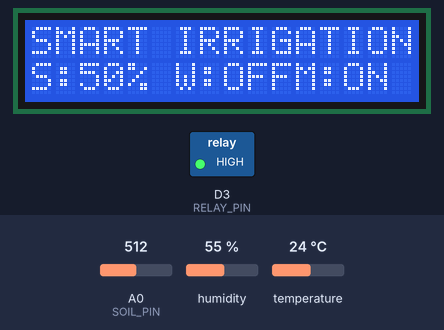
Recording of a sketch running on a simulated ESP8266 (NodeMCU). Shown: 16×2 character LCD, switched loads named in the sketch (green lamp = pin HIGH). Inputs (shaded band) come from the test bench; at power-on: A0 (SOIL_PIN) = 512, humidity 55 %, temperature 24 °C. WiFi joins after 1.5 s; servers stay silent unless stated.

Above: at 3.5 s.
3.6 s: A0 (SOIL_PIN) set to 704
At 4.9 s:
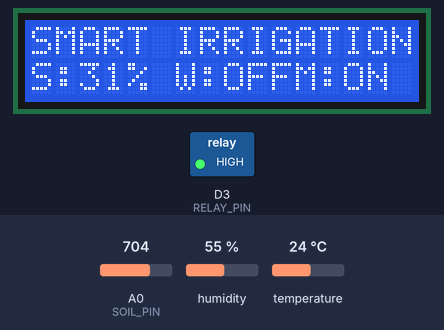
5.4 s: A0 (SOIL_PIN) set to 735
At 6.4 s:
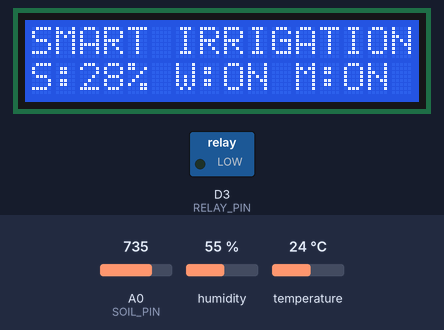
7.4 s: A0 (SOIL_PIN) set to 909
At 9.1 s:
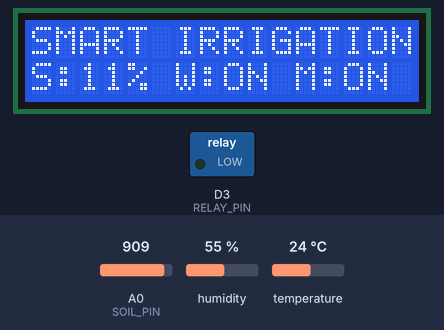
9.4 s: A0 (SOIL_PIN) set to 935
At 10.9 s:
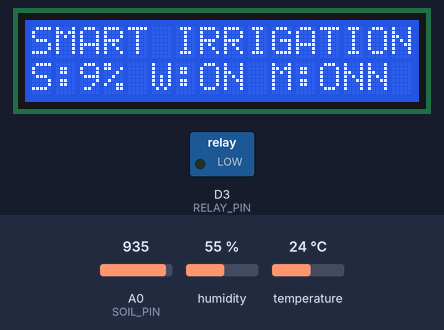
11.4 s: A0 (SOIL_PIN) set to 511
At 13.3 s:
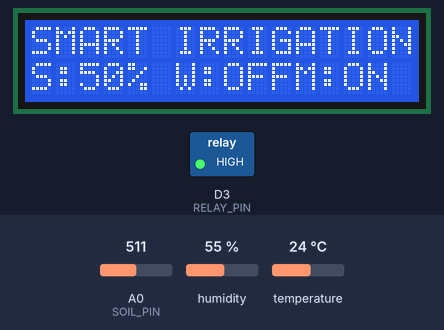
Timing chart, 0 to 14.4 s (numbered marks = the images above; inputs shaded):
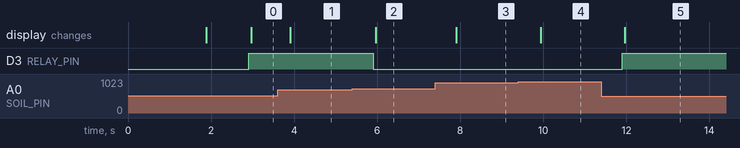

Measured:
- the behaviour switches between 721 and 722 on A0 (SOIL_PIN) (found by bisection; images 1 and 2)
- the behaviour switches between 926 and 927 on A0 (SOIL_PIN) (found by bisection; images 3 and 4)
- after the input at 3.6 s, the display: changes after 0.30 s (image 1)
- after the input at 5.4 s, D3 (RELAY_PIN): HIGH → LOW after 0.51 s; the display: changes after 0.57 s (image 2)
- after the input at 7.4 s, the display: changes after 0.50 s (image 3)
- after the input at 9.4 s, the display: changes after 0.54 s (image 4)
- after the input at 11.4 s, D3 (RELAY_PIN): LOW → HIGH after 0.51 s; the display: changes after 0.57 s (image 5)

The sketch:

SMART_IRRIGATION.ino
```cpp
#define BLYNK_TEMPLATE_ID "TMPL31uokKOR1"
#define BLYNK_TEMPLATE_NAME "Smart Irrigation"
#define BLYNK_PRINT Serial

#include <LiquidCrystal_I2C.h>
#include <ESP8266WiFi.h>
#include <BlynkSimpleEsp8266.h>
#include <DHT.h>

// Blynk credentials
char auth[] = "zcXdcyxdPQWT4yjN2RUYKC_kddo9zaHs";
char ssid[] = "Priyanka";
char pass[] = "priya322";

// LCD setup
LiquidCrystal_I2C lcd(0x27, 16, 2);

// Pin definitions
#define SOIL_PIN A0
#define PIR_PIN D5
#define RELAY_PIN D3
#define DHT_PIN D4
#define DHTTYPE DHT11
DHT dht(DHT_PIN, DHTTYPE);

// Blynk Virtual Pins
#define VPIN_TEMP V0
#define VPIN_HUM V1
#define VPIN_SOIL V3
#define VPIN_MOTION_LED V5
#define VPIN_RELAY_BUTTON V12
#define VPIN_PIR_TOGGLE V6

BlynkTimer timer;
WidgetLED motionLED(VPIN_MOTION_LED);

int relayState = LOW;
int pirToggle = 0;
int soilMoisture = 100;
bool motionDetected = false;

void setup() {
  Serial.begin(9600);
  lcd.begin();
  lcd.backlight();

  pinMode(PIR_PIN, INPUT);
  pinMode(RELAY_PIN, OUTPUT);
  digitalWrite(RELAY_PIN, relayState);

  Blynk.begin(auth, ssid, pass, "blynk.cloud", 80);
  dht.begin();

  lcd.setCursor(0, 0);
  lcd.print("SMART IRRIGATION");

  timer.setInterval(1000L, readDHT);
  timer.setInterval(1000L, readSoilMoisture);
  timer.setInterval(1000L, readPIR);
}

void readDHT() {
  float h = dht.readHumidity();
  float t = dht.readTemperature();

  if (isnan(h) || isnan(t)) {
    Serial.println("DHT read failed");
    return;
  }

  Blynk.virtualWrite(VPIN_TEMP, t);
  Blynk.virtualWrite(VPIN_HUM, h);
}

void readSoilMoisture() {
  int value = analogRead(SOIL_PIN);
  soilMoisture = map(value, 0, 1024, 100, 0); // 100 = wet, 0 = dry
  Blynk.virtualWrite(VPIN_SOIL, soilMoisture);

  // Auto control
  if (soilMoisture < 30) {
    relayState = LOW; // Motor ON
  } else {
    relayState = HIGH; // Motor OFF
  }

  digitalWrite(RELAY_PIN, relayState);
  Blynk.virtualWrite(VPIN_RELAY_BUTTON, relayState);
  updateLCD();
}

void readPIR() {
  if (pirToggle == 1) {
    motionDetected = digitalRead(PIR_PIN);
    if (motionDetected) {
      Blynk.logEvent("motion_detected", "WARNING! Motion Detected!");
      motionLED.on();
    } else {
      motionLED.off();
    }
  } else {
    motionDetected = false;
    motionLED.off();
  }
  updateLCD();
}

void updateLCD() {
  lcd.setCursor(0, 0);
  lcd.print("SMART IRRIGATION");

  lcd.setCursor(0, 1);
  lcd.print("S:");
  if (soilMoisture < 0) lcd.print(" "); // extra space for alignment
  lcd.print(soilMoisture);
  lcd.print("% ");

  lcd.print(relayState == LOW ? "W:ON " : "W:OFF");

  lcd.print(motionDetected ? "M:ON " : "M:ON");
}

BLYNK_WRITE(VPIN_RELAY_BUTTON) {
  relayState = param.asInt();
  digitalWrite(RELAY_PIN, relayState);
  updateLCD();
}

BLYNK_WRITE(VPIN_PIR_TOGGLE) {
  pirToggle = param.asInt();
}

BLYNK_CONNECTED() {
  Blynk.syncVirtual(VPIN_RELAY_BUTTON);
  Blynk.syncVirtual(VPIN_PIR_TOGGLE);
}

void loop() {
  Blynk.run();
  timer.run();
}
```
